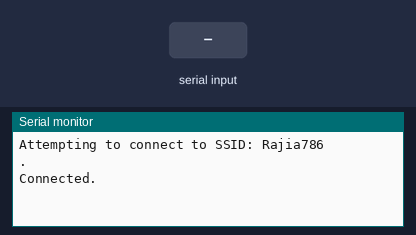
Simulated run of this sketch. Board: ESP8266 (NodeMCU). Shown: the last lines printed to the serial monitor. The inputs (shaded band) are chosen by the test bench. WiFi joins after 1.5 s; servers stay silent unless stated.

Above: at 18.0 s.
18.1 s: "1" received over the second serial link
At 21.4 s:
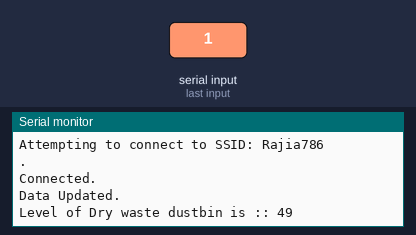
25.7 s: "0" received over the second serial link
33.3 s: "2" received over the second serial link
At 36.6 s:
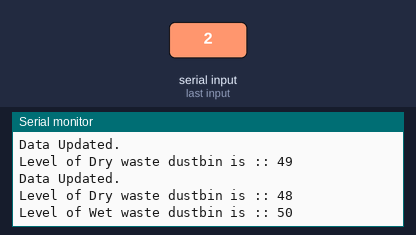

Measured:
- after the input at 18.1 s, the serial monitor: prints a new line after 2.2 s (image 1)
- after the input at 33.3 s, the serial monitor: prints a new line after 2.3 s (image 2)

The sketch:

NodeMCU.ino
```cpp
/*======================================================================================*/
                                /*NODEMCU code*/
/*======================================================================================*/

/*Nodemcu code to connect with ThingSpeak cloud*/
#include "ThingSpeak.h"
#include <ESP8266WiFi.h>
#include <SoftwareSerial.h>
int Dlevel,Slevel;

//----------- Enter you Wi-Fi Details---------//
char ssid[] = "Rajia786"; // your network SSID (name)
char pass[] = "@Rajia786@"; // your network password
//-------------------------------------------//

//----------- Channel Details -------------//
unsigned long Channel_ID = 1232280; // Channel ID
const int Field_number = 1; // Don't change
const int Field_number2 = 2; // Don't change
const char * WriteAPIKey = "O6HNG7EL0SX2O3MI"; // Your write API Key
// ----------------------------------------//

SoftwareSerial s(D6, D5); // RX and TX pins
SoftwareSerial s2(D3, D2); // RX and TX pins
WiFiClient client;

void setup(){
 Serial.begin(115200);
 s.begin(9600);
 s2.begin(9600);
 WiFi.mode(WIFI_STA);
 ThingSpeak.begin(client);
}
void loop(){
 Dlevel = 0;
 Slevel = 0;
 internet();
 get_value();
 upload();
}
void upload(){
 internet();
 ThingSpeak.setField(1, Dlevel);
 ThingSpeak.setField(2, Slevel);
 ThingSpeak.writeFields(Channel_ID, WriteAPIKey);
 Serial.println("Data Updated.");
}
void internet(){
 if (WiFi.status() != WL_CONNECTED){
   Serial.print("Attempting to connect to SSID: ");
   Serial.println(ssid);
   while (WiFi.status() != WL_CONNECTED){
     WiFi.begin(ssid, pass);
     Serial.print(".");
     delay(5000);
   }
   Serial.println("\nConnected.");
 }
}
void get_value(){
  if(s.available()){
    Dlevel = s.read();
    Serial.print("Level of Dry waste dustbin is :: ");
    Serial.println(Dlevel);
  }
  if(s2.available()){
    Slevel = s2.read();
    Serial.print("Level of Wet waste dustbin is :: ");
    Serial.println(Slevel);
  }
  delay(15000);
}
```
